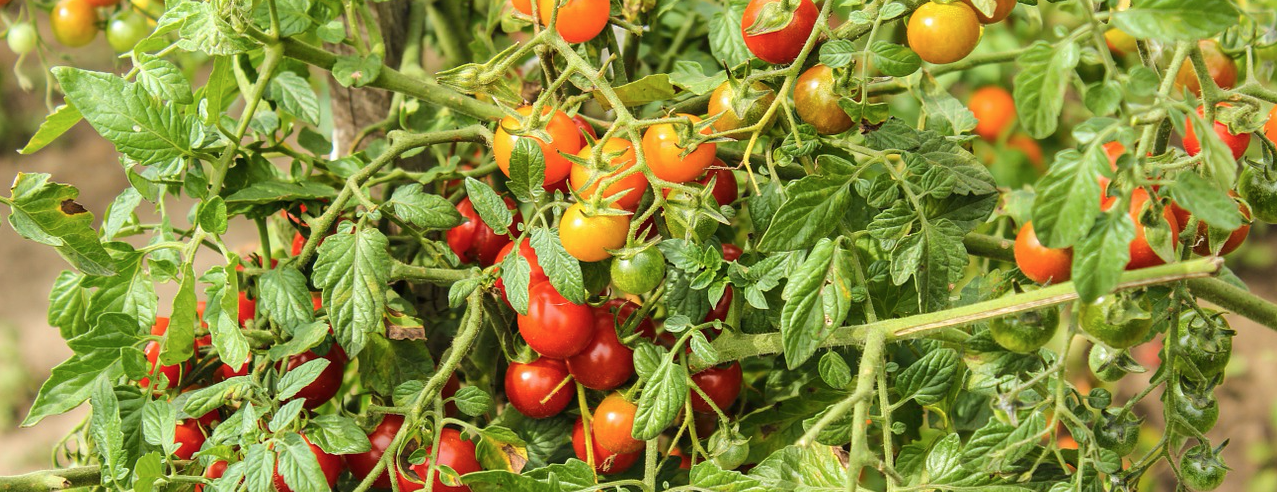
#> input picture t1.png, 1277 x 492 px
$ jupyter execute detect_color.py.ipynb   (shell and % lines are left out)   (Python 2 division)   (older library calls are emulated)
#> lines starting #> are read from the running program, lines starting #| are printed output that depends on the picture; after the words box and inside, x2 and y2 are one past the last pixel; in counts of white or black regions, pixels touching at a corner belong together; long printed decimals are rounded
[cell 1]
# import the necessary packages
import numpy as np
import cv2
from matplotlib import pyplot as plt
# load the image
image = cv2.imread('t1.png')
#> image is the input picture: shape (492, 1277, 3); mean B, G, R 62.7, 140.4, 140.5

[cell 2]
# define the list of boundaries
boundaries = [
    #([17, 15, 100], [50, 56, 200]),
    #([86, 31, 4], [220, 88, 50]),
    #([25, 146, 190], [62, 174, 250]),
    ([103, 86, 65], [145, 133, 128])
    #([200,0,0],[225,255,255])
]

[cell 3]
# loop over the boundaries
for (lower, upper) in boundaries:
    # create NumPy arrays from the boundaries
    lower = np.array(lower, dtype = "uint8")
    upper = np.array(upper, dtype = "uint8")

    # find the colors within the specified boundaries and apply
    # the mask
    mask = cv2.inRange(image, lower, upper)
    output = cv2.bitwise_and(image, image, mask = mask)

    plt.imshow(np.hstack([image, output]))
#> this loop made 1 pass
#> pass 1, `mask = cv2.inRange(image, lower, upper)`:
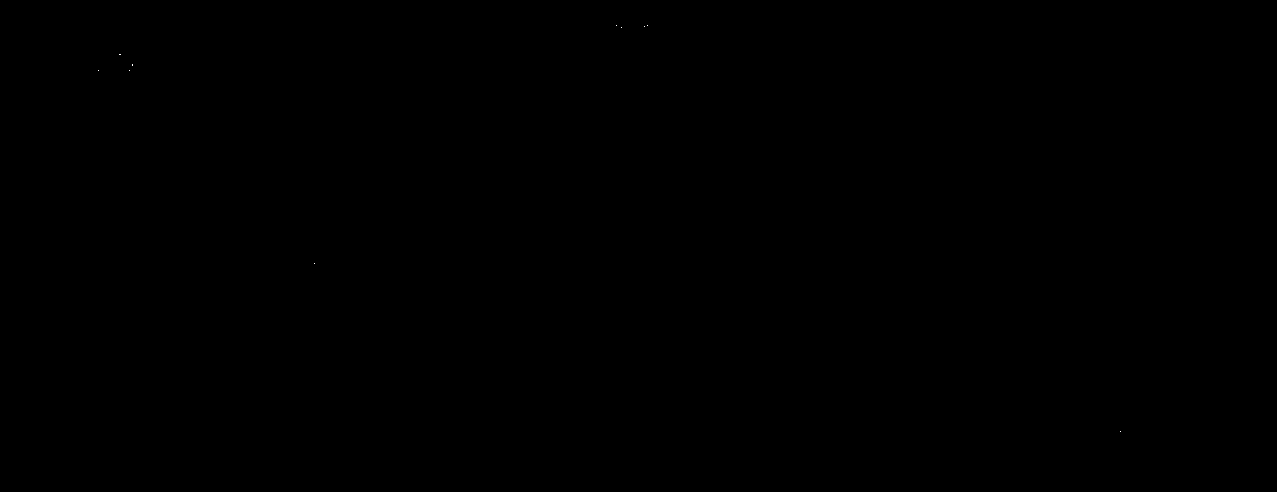
#> mask: shape (492, 1277); 0% white in thin lines or dots, all inside (x1, y1, x2, y2) = (98, 25, 1121, 432)

    # show the images
    # cv2.imshow("images", np.hstack([image, output]))
    # cv2.waitKey(0)

[cell 4]
import numpy as np
import cv2
from matplotlib import pyplot as plt
from skimage import data
coins = data.coins()
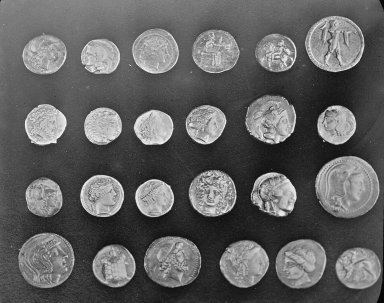
#> input picture skimage.data.coins(), 384 x 303 px
#> coins is the input picture: shape (303, 384); min 1, max 252, mean 96.9
bins=np.arange(0,256)
#> bins = 256 values from 0 to 255
hist, bins = np.histogram(coins, bins=bins)
#> hist = 255 values, max 1264 at index 36, min 0 at index 0, mean 456.3

#hist, bins = np.histogram(x, bins=50)
width = 0.7 * (bins[1] - bins[0])
#> width = 0.7
center = (bins[:-1] + bins[1:]) / 2
#> center = 255 values from 0 to 254
plt.bar(center, hist, align='center', width=width)
plt.show()
#> figure, not shown here; tallest bar 1264 high, from x = 35.65 to 36.35

[cell 5]
from matplotlib import pyplot as plt
from skimage import data
from skimage.feature import blob_dog, blob_log, blob_doh
from math import sqrt
from skimage.color import rgb2gray
from scipy import misc # try

image = misc.imread('t1.png')
#> image: shape (492, 1277, 4)
image_gray = image[:,:,1]
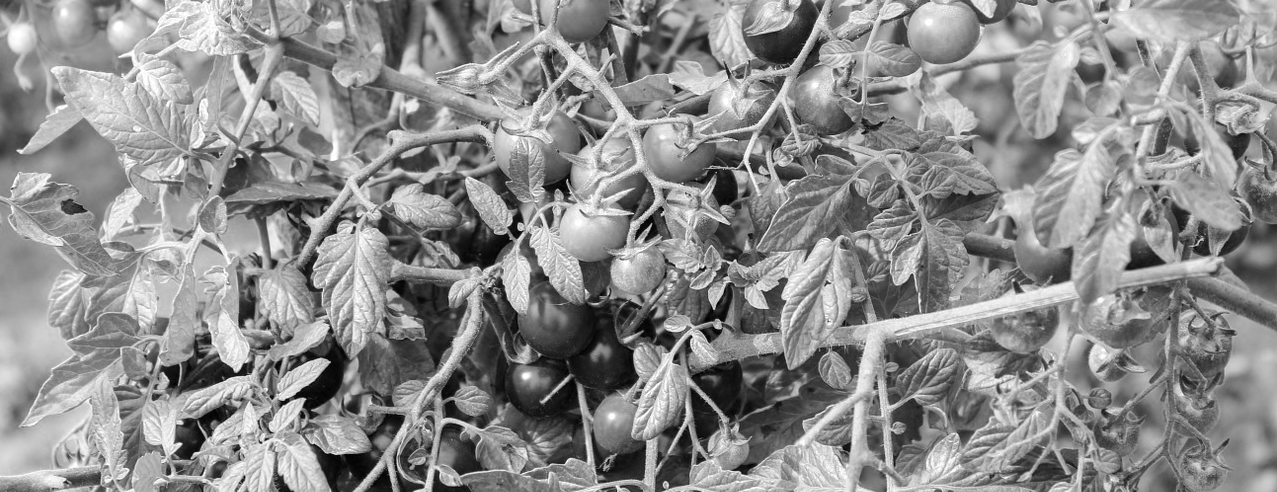
#> image_gray: shape (492, 1277); min 0, max 255, mean 140.4

blobs_log = blob_log(image_gray, max_sigma=10, num_sigma=5, threshold=.1)
# Compute radii in the 3rd column.
blobs_log[:, 2] = blobs_log[:, 2] * sqrt(2)

blobs_dog = blob_dog(image_gray, max_sigma=2, threshold=.051)
blobs_dog[:, 2] = blobs_dog[:, 2] * sqrt(2)

blobs_doh = blob_doh(image_gray, max_sigma=2, threshold=.01)
#> blobs_doh = 120 rows, first 8: [336, 690, 2], [361, 328, 2], [443, 180, 2], [398, 283, 2], [397, 271, 2], [307, 713, 2], [265, 702, 2], [236, 516, 2]

blobs_list = [blobs_log, blobs_dog, blobs_doh]
colors = ['yellow', 'lime', 'red']
titles = ['Laplacian of Gaussian', 'Difference of Gaussian',
          'Determinant of Hessian']
sequence = zip(blobs_list, colors, titles)
#> sequence = 3 items

for blobs, color, title in sequence:
    fig, ax = plt.subplots(1, 1)
    ax.set_title(title)
    ax.imshow(image, interpolation='nearest')
    for blob in blobs:
        y, x, r = blob
        c = plt.Circle((x, y), r, color=color, linewidth=2, fill=False)
        ax.add_patch(c)
#> this loop made 3 passes
#> (color, title) on passes 1 to 3: ('yellow', 'Laplacian of Gaussian'), ('lime', 'Difference of Gaussian'), ('red', 'Determinant of Hessian')

plt.show()

[cell 6]
from matplotlib import pyplot as plt
import numpy as np
import cv2
from copy import deepcopy
image = cv2.imread('t2.png')
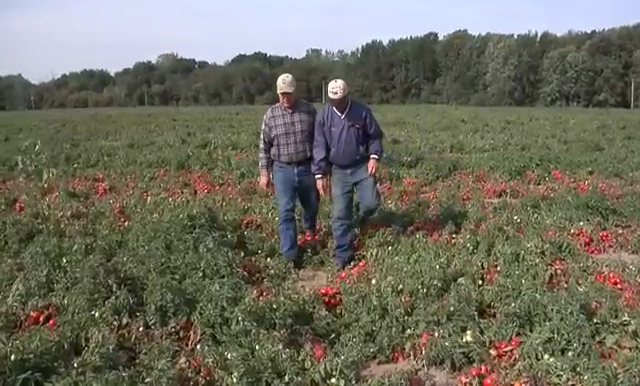
#> input picture t2.png, 640 x 386 px
#> image is the input picture: shape (386, 640, 3); mean B, G, R 95.1, 109.5, 111.4
i = cv2.cvtColor(image, cv2.COLOR_BGR2RGB)
img = deepcopy(i)
##plt.imshow(i)
just_red = deepcopy(i[:,:,0])
#i = cv2.imread()
green_off = deepcopy(i)
green_off[:,:,1] = 0
blue_green_off = deepcopy(green_off)
blue_green_off[:,:,2] = 0
#print (i.shape, red.shape)
#plt.imshow(red, cmap='gray')
##plt.imshow(blue_green_off)
plot_image = np.concatenate((i, blue_green_off), axis=1)
plt.imshow(plot_image)

[cell 7]
blue_green_off[(blue_green_off > 250)] = 0
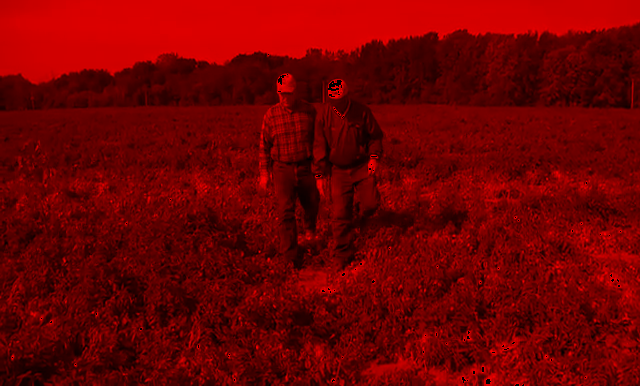
#> blue_green_off: shape (386, 640, 3); mean R, G, B 111.1, 0, 0
blue_green_off[(blue_green_off < 200)] = 0
##plt.imshow(blue_green_off)
plot_image = np.concatenate((i, blue_green_off), axis=1)
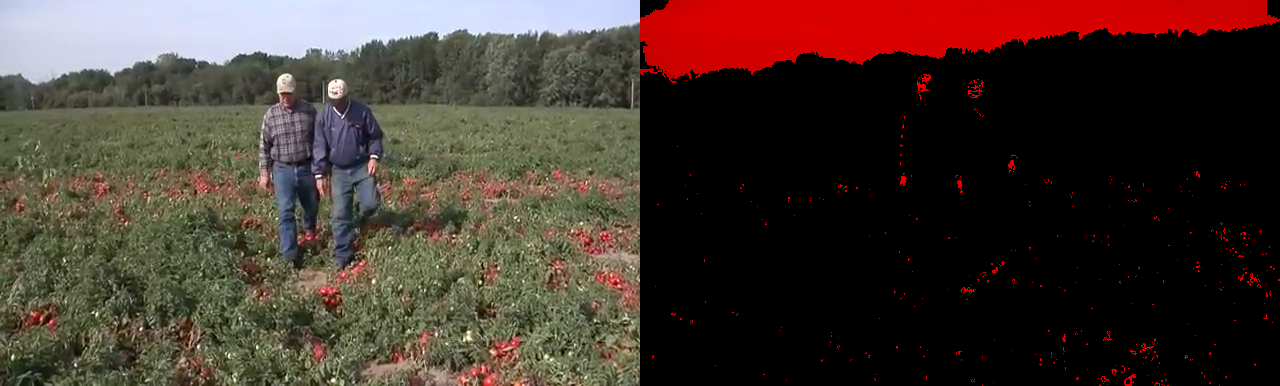
#> plot_image: shape (386, 1280, 3); mean R, G, B 69.6, 54.8, 47.5
plt.imshow(plot_image)
data = blue_green_off[blue_green_off>0]
print (len(data))
#| 32209
avg = np.mean(data)
#> avg = 213.7
print (avg)
#| 213.734

[cell 8]
hist, bins = np.histogram(data)
#> hist = [3311, 3508, 8026, 15545, 1126, 232, 153, 156, 74, 78]; bins = [200, 205, 210, 215, 220, 225, 230, 235, 240, 245, 250]

[cell 9]
width = 0.7 * (bins[1] - bins[0])
#> width = 3.5
center = (bins[:-1] + bins[1:]) / 2
#> center = [202.5, 207.5, 212.5, 217.5, 222.5, 227.5, 232.5, 237.5, 242.5, 247.5]
plt.bar(center, hist, align='center', width=width)
plt.show()
#> figure, not shown here; tallest bar 15545 high, from x = 215.8 to 219.2

[cell 10]
img = cv2.imread('t1.png')
edges = cv2.Canny(img,100,10)
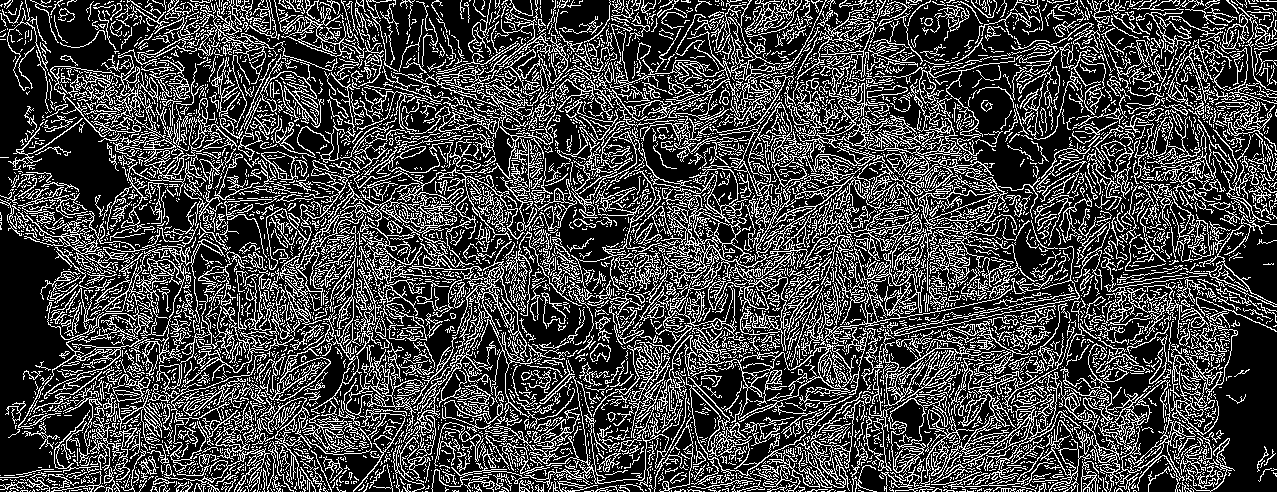
#> edges: shape (492, 1277); 26.9% white in thin lines or dots

plt.subplot(121),plt.imshow(img,cmap = 'gray')
plt.title('Original Image'), plt.xticks([]), plt.yticks([])
plt.subplot(122),plt.imshow(edges,cmap = 'gray')
plt.title('Edge Image'), plt.xticks([]), plt.yticks([])

plt.show()
#> figure, not shown here; B, G, R data is drawn as R, G, B

[cell 11]
import cv2
import numpy as np
from matplotlib import pyplot as plt
from copy import deepcopy

img = cv2.imread('t1.png')
#img = cv2.cvtColor(image, cv2.COLOR_BGR2RGB)

#get rid of very bright and very dark regions
delta=30
lower_gray = np.array([delta, delta,delta])
#> lower_gray = [30, 30, 30]
upper_gray = np.array([255-delta,255-delta,255-delta])
#> upper_gray = [225, 225, 225]
# Threshold the image to get only selected
mask = cv2.inRange(img, lower_gray, upper_gray)
#> mask: shape (492, 1277); 61.9% white; 4073 black regions (3496 under 20 px), largest, box (x1, y1, x2, y2) and area: (421, 90, 689, 492) 46870, (640, 76, 892, 284) 14834, (673, 335, 864, 476) 9710
# Bitwise-AND mask and original image
res = cv2.bitwise_and(img,img, mask= mask)

#Convert to HSV space
HSV_img = cv2.cvtColor(res, cv2.COLOR_BGR2HSV)
#> HSV_img: shape (492, 1277, 3); mean H, S, V 20.7, 86.6, 104.3
hue = HSV_img[:, :, 0]
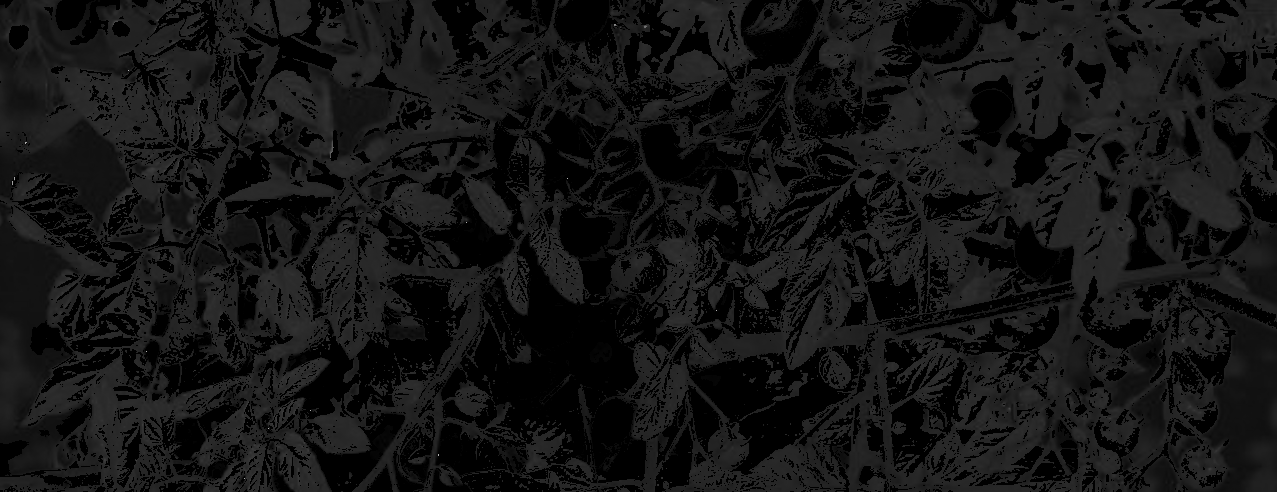
#> hue: shape (492, 1277); min 0, max 179, mean 20.7

#select maximum value of H component from histogram
hist = cv2.calcHist([hue],[0],None,[256],[0,256])
#> hist = 256 values, max 239221 at index 0, min 0 at index 74, mean 2454.2
hist= hist[1:, :] #suppress black value
#> hist = 255 values, max 26919 at index 39, min 0 at index 73, mean 1525.7
elem = np.argmax(hist)
#> elem = 39
hist_new = deepcopy(hist)
#> hist_new has the same summary as hist
hist_new[elem] = 0
new_elem = np.argmax(hist_new)
#> new_elem = 38
#elem = hist.argsort()[-3:][::-1][1]
elem = new_elem
#> elem = 38
print np.max(hist), np.argmax(hist)
#| 26919.0 39
print np.max(hist_new), np.argmax(hist_new)
#| 26280.0 38

tolerance=10
lower_gray = np.array([elem-tolerance, 0,0])
#> lower_gray = [28, 0, 0]
upper_gray = np.array([elem+tolerance,255,255])
#> upper_gray = [48, 255, 255]
# Threshold the image to get only selected
mask = cv2.inRange(HSV_img, lower_gray, upper_gray)
#> mask: shape (492, 1277); 48.6% white; 1589 white regions (1480 under 20 px), largest, box (x1, y1, x2, y2) and area: (0, 0, 1277, 492) 285373, (457, 148, 514, 234) 1749, (0, 328, 33, 426) 1638
# Bitwise-AND mask and original image
res2 = cv2.bitwise_and(img,img, mask= mask)

titles = ['Original Image', 'Selected Gray Values', 'Hue', 'Result']
images = [img, res, hue, res2]
for i in xrange(4):
    plt.subplot(2,2,i+1),plt.imshow(images[i],'gray')
    plt.title(titles[i])
    plt.xticks([]),plt.yticks([])
plt.show()
#> figure, not shown here; B, G, R data is drawn as R, G, B

[cell 12]
res3 = images[0]-images[3]
res4 = cv2.cvtColor(res3, cv2.COLOR_HSV2BGR)
res5 = cv2.cvtColor(res4, cv2.COLOR_BGR2GRAY)
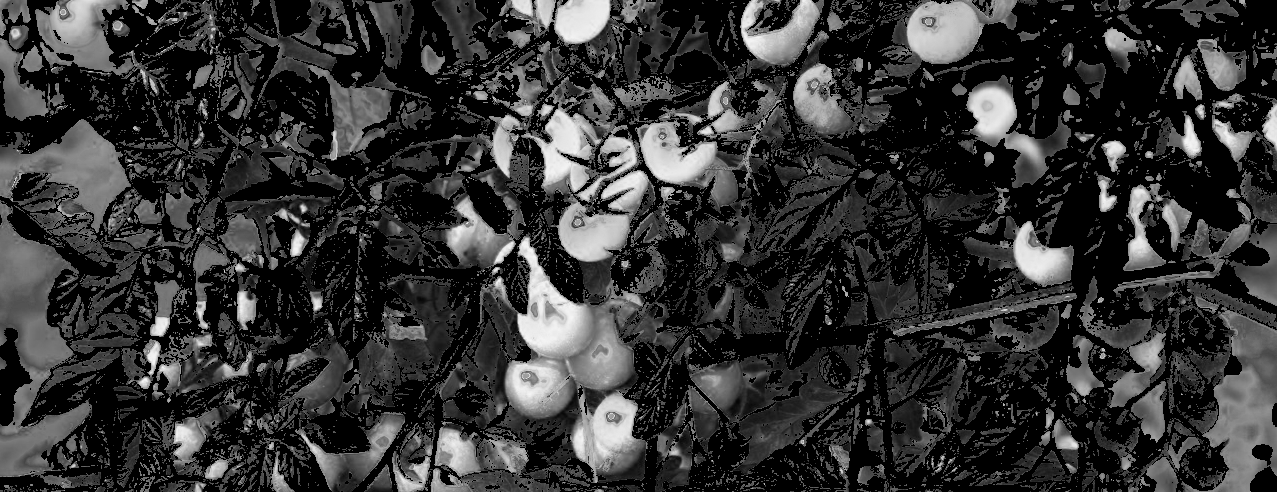
#> res5: shape (492, 1277); min 0, max 247, mean 52.2

[cell 13]
print res5.shape
#| (492, 1277)
hist, bins = np.histogram(res5)
#> hist = [309269, 42274, 68630, 66616, 51378, 34477, 15797, 15245, 14065, 10533]; bins = [0, 24.7, 49.4, 74.1, 98.8, 123.5, 148.2, 172.9, 197.6, 222.3, 247]
#hist, bins = np.histogram(x, bins=50)
width = 0.7 * (bins[1] - bins[0])
#> width = 17.29
center = (bins[:-1] + bins[1:]) / 2
#> center = [12.35, 37.05, 61.75, 86.45, 111.2, 135.8, 160.6, 185.2, 209.9, 234.6]
plt.bar(center, hist, align='center', width=width)
print (np.mean(res5))
#| 52.195
plt.show()
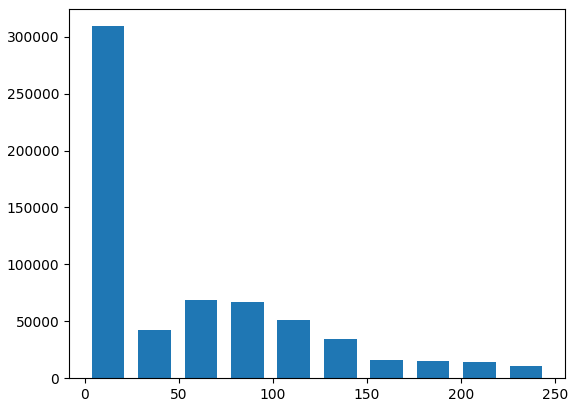
#> figure drawn by matplotlib, 1 panel; tallest bar 309269 high, from x = 3.71 to 20.99
plt.imshow(res5)

[cell 14]
#res5[res5>(np.mean(res5)-5)]=0
threshold = 40
tomato_color_param = np.mean(res5)
#> tomato_color_param = 52.2
print (tomato_color_param)
#| 52.195
if (tomato_color_param) > threshold:
    print (True)
else:
    print (False)
